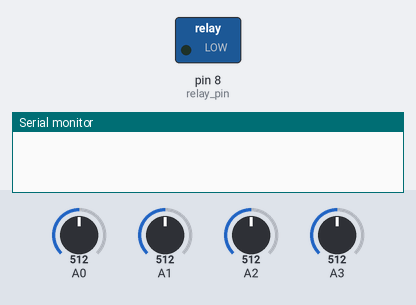
This sketch was run on a simulated Arduino Uno, built with avr-gcc and run on an emulated ATmega328P. Parts: switched loads named in the sketch (green lamp = pin HIGH), the last lines printed to the serial monitor. Inputs (shaded band) come from the test bench; at power-on: A0 = 512, A1 = 512, A2 = 512, A3 = 512. The modem accepts every AT command (registered, SIM ready, sends succeed) and sends nothing else.

Above: at 0.1 s.
At 69.3 s:
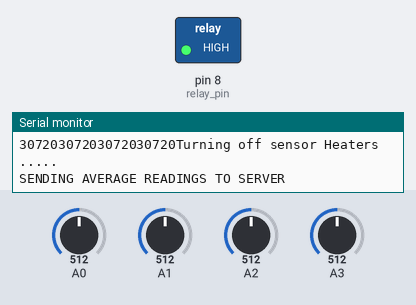
Timing chart, 0 to 93.1 s (numbered marks = the images above):
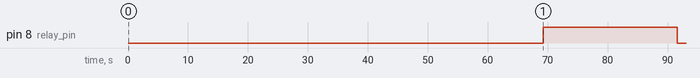

The sketch:

SIM800_HTTP-POST.ino
```cpp
//For more Information visit www.aeq-web.com?ref=arduinoide

#include <SoftwareSerial.h>
#include <LiquidCrystal.h>
#include <Wire.h>

SoftwareSerial mySerial(10, 11);         // RX, TX Pins
String apn = "web.gprs.mtnnigeria.net"; //APN
String apn_u = "";                     //APN-Username
String apn_p = "";                    //APN-Password
String url = "http://halogenapp.pythonanywhere.com/iot";  //URL for HTTP-POST-REQUEST
String json;   //String for the json Paramter (e.g. jason)
int CO_Value = 0; //CO MQ7 sensor value holder MQ7
int CH4_Value = 0; //H2 MQ5 sensor value holder
int AQ_Value = 0; // MQ135 AIR QUALITY sensor value holder
int H_Value = 0; // MQ8 HYDROGEN sensor value holder
int avg_CO; //AVG VALUES HOLDER
int avg_CH4;
int avg_AQ;
int avg_H;
int count = 0;
int relay_pin = 8; //  Define relay trigger pin to high (pin 8)


void setup() {
  // Initialise relay trigger pin as output
  pinMode(relay_pin, OUTPUT);

  // Open serial communications and wait for port to open:
  Serial.begin(9600);

  // set the data rate for the SoftwareSerial port
  mySerial.begin(9600);
  delay(10000);
}

void loop() { // run over and over

//    json = {\"location_id\": "+ data1 + ", \"fill_percent\":" + data2 "};
//    json = "{\"location_id\": 238, \"fill_percent\": 90}";
    json = "{\"co\":" +  String(avg_CO) + ",\"ch4\":" +  String(avg_CH4) + ",\"aq\":" +  String(avg_AQ) + ",\"h\":" +  String(avg_H) +"}";


        getSensorData();
//get average sensor val for the minute

//    if (count == 270){ //270/60secs equals 4mins and 30secs. 30secs extra is given for the sending of the post request to makke a total of 5min interval per data post
    if (count == 60){
        avg_CO = CO_Value / count ;
        avg_CH4 = CH4_Value / count ;
        avg_AQ = AQ_Value / count ;
        avg_H = H_Value / count ;

        Serial.print(CO_Value);
        Serial.print(CH4_Value);
        Serial.print(AQ_Value);
        Serial.print(H_Value);

      Serial.println("Turning off sensor Heaters ....." );
      delay(200); //200milisecs
      Serial.println("SENDING AVERAGE READINGS TO SERVER " );

      digitalWrite(relay_pin, HIGH);
      gsm_sendhttp();

      //Start the GSM-Modul and start the transmisson

      Serial.print("CO =  ");
      Serial.print(avg_CO, DEC);               // prints the value read CO
      Serial.print(" PPM  ");

      Serial.print("METHANE =  ");
      Serial.print(avg_CH4, DEC);               // prints the value read CH4
      Serial.print(" PPM   ");

      Serial.print("AQ =  ");
      Serial.print(avg_AQ, DEC);               // prints the value read AIR QUALITY
      Serial.print(" PPM   ");

      Serial.print("HYDROGEN =  ");
      Serial.print(avg_H, DEC);               // prints the value read HYDROGEN
      Serial.println(" PPM");

      reset_sensor_values();
    };

    delay(1000); //Wait 6 minute
}


void gsm_sendhttp() {


  mySerial.println("AT");
  runsl();//Print GSM Status an the Serial Output;
  delay(4000);
  mySerial.println("AT+SAPBR=3,1,Contype,GPRS");
  runsl();
  delay(100);
  mySerial.println("AT+SAPBR=3,1,APN," + apn);
  runsl();
//  delay(100);
//  mySerial.println("AT+SAPBR=3,1,USER," + apn_u); //Comment out, if you need username
//  runsl();
//  delay(100);
//  mySerial.println("AT+SAPBR=3,1,PWD," + apn_p); //Comment out, if you need password
//  runsl();
  delay(100);
  mySerial.println("AT+SAPBR =1,1");
  runsl();
  delay(100);
  mySerial.println("AT+SAPBR=2,1");
  runsl();
  delay(2000);
  mySerial.println("AT+HTTPINIT");
  runsl();
  delay(100);
  mySerial.println("AT+HTTPPARA=CID,1");
  runsl();
  delay(100);
  mySerial.println("AT+HTTPPARA=URL," + url);
  runsl();
  delay(100);
  mySerial.println("AT+HTTPPARA=CONTENT,application/json");
  runsl();
  delay(100);
  mySerial.println("AT+HTTPDATA=192,10000");
  runsl();
  delay(100);
//  mySerial.println("params=" + data1 + "~" + data2);
  mySerial.println(json);
  runsl();
  delay(10000);
  mySerial.println("AT+HTTPACTION=1");
  runsl();
  delay(5000);
  mySerial.println("AT+HTTPREAD");
  runsl();
  delay(100);
  mySerial.println("AT+HTTPTERM");
  runsl();
  mySerial.println("AT+CTZU=1");
  runsl();
//  mySerial.println("AT+CTZU=1");
//  runsl();
//  mySerial.println("AT+CCLK?");
//  runsl();
}

//Print GSM Status
void runsl() {
  while (mySerial.available()) {
    Serial.write(mySerial.read());
  }

}

void getSensorData(){

  CO_Value = CO_Value + analogRead(0);
  CH4_Value = CH4_Value + analogRead(1);
  AQ_Value = AQ_Value + analogRead(2);
  H_Value = H_Value + analogRead(3);

  count = count + 1;
}

void reset_sensor_values(){
  CO_Value = 0;
  CH4_Value = 0;
  AQ_Value = 0;
  H_Value = 0;
  count = 0;

  Serial.println("Turning sensor Heaters back ON....." );
  digitalWrite(relay_pin, LOW);
}
```

Measured:
- by itself, pin 8 (relay_pin): LOW → HIGH at 69.3 s, → LOW 22.3 s later
